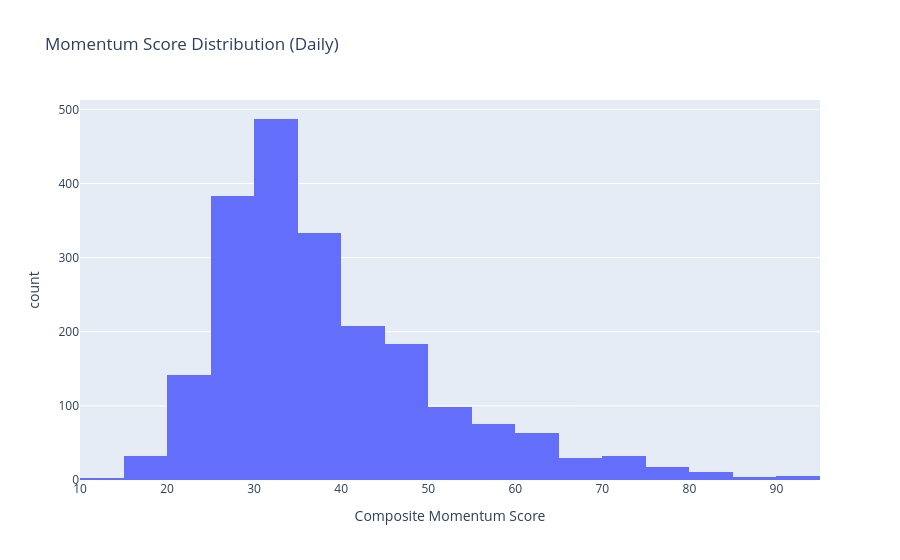

Here is the notebook cell this chart was saved with:
### Code cell
# Score distribution
with engine.connect() as conn:
    all_scores = pd.read_sql("""
        SELECT score FROM momentum_scores WHERE timeframe = '1d'
    """, conn)

fig = px.histogram(all_scores, x='score', nbins=20,
                   title='Momentum Score Distribution (Daily)',
                   labels={'score': 'Composite Momentum Score'})
fig.show()

### Figure 1 — Plotly figure (JSON) as saved in the notebook; plotly's stock layout.template omitted (floating-point values rounded to 4 significant figures; data arrays with more than 128 entries replaced by an {"elided": "..."} marker saying what was removed)
{"data": [{"bingroup": "x", "hovertemplate": "Composite Momentum Score=%{x}<br>count=%{y}<extra></extra>", "legendgroup": "", "marker": {"color": "#636efa", "pattern": {"shape": ""}}, "name": "", "nbinsx": 20, "orientation": "v", "showlegend": false, "type": "histogram", "x": {"elided": "2106 float values"}, "xaxis": "x", "yaxis": "y"}], "layout": {"barmode": "relative", "legend": {"tracegroupgap": 0}, "title": {"text": "Momentum Score Distribution (Daily)"}, "xaxis": {"anchor": "y", "domain": [0, 1], "title": {"text": "Composite Momentum Score"}}, "yaxis": {"anchor": "x", "domain": [0, 1], "title": {"text": "count"}}}}
